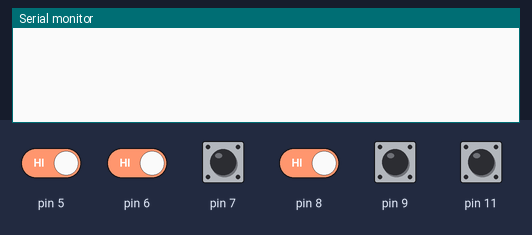
The sketch below on a simulated Arduino Uno, built with avr-gcc and run on an emulated ATmega328P. On the bench: the last lines printed to the serial monitor. The inputs (shaded band) are chosen by the test bench; at power-on: pin 5–9, pin 11 HIGH.

Above: at 1.2 s.
1.3 s: pin 6 driven LOW and pin 8 driven LOW
At 1.77 s:
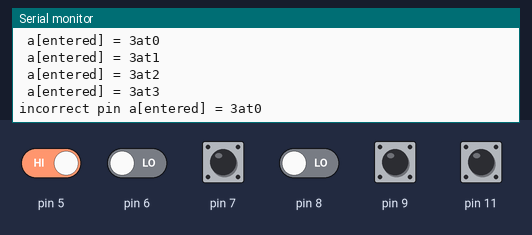
2.9 s: pin 5 driven LOW
At 2.9 s:
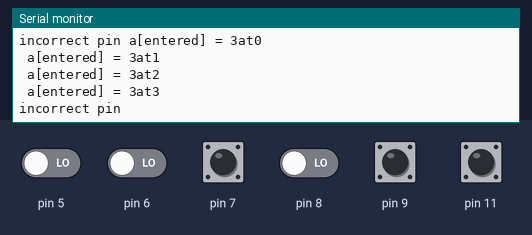
Timing chart, 0 to 5.9 s (numbered marks = the images above; inputs shaded):
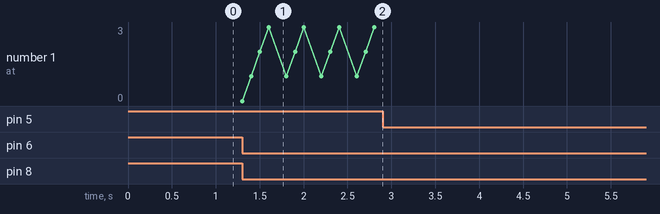

The sketch:

Invisible_Key_pad_code.ino
```cpp
#include <Servo.h>
Servo myservo;
int pos = 0;
int a[4];
int set[4] = {1,2,2,1} ;
int digitNo =0 ;
int flag =0 ;
int entered = 0 ;
int present_time = 0 ;
int period = 6000;
void setup() {
  //pinMode(5,INPUT);
  pinMode(6,INPUT);
  pinMode(7,INPUT);
  pinMode(8,INPUT);
  pinMode(9,INPUT);
  pinMode(5,INPUT);
  pinMode(11,INPUT);
 // myservo.attach(11);
  Serial.begin(9600);

}

void loop() {
  // put your main code here, to run repeatedly:
  //int IRS1 = digitalRead(5);
  int IRS1 = digitalRead(5);
  int IRS2 = digitalRead(6);
  int IRS3 = digitalRead(7);
  int IRS4 = digitalRead(8);
  int IRS5 = digitalRead(9);
  int IRS6 = digitalRead(11);
 if(IRS1==0){
  if(IRS4==0)
  {
      entered =1;
      flag++;
    }
    if(IRS5==0)
    {
      entered =2;
      flag++;
    }
    if(IRS6==0)
    {
      entered =3;
      flag++;
    }
 }
  if(IRS2==0){
  if(IRS4 == 0){
      entered=3;
      flag++;
    }
    if(IRS5 == 0){
     entered=4;
      flag++;
    }
    if(IRS6 == 0){
      entered=6;
      flag++;
    }
}
else if(IRS3==0){
  if(IRS4 == 0){
      entered=7;
      flag++;
    }
    if(IRS5 == 0){
      entered=8;
      flag++;
    }
    if(IRS6 == 0){
      entered =9;
      flag++;
  }
}
else{
    flag=0;

}
if (flag==1){
 a[digitNo]= entered;
 Serial.print(" a[entered] = ");Serial.print( a[digitNo]);Serial.print( "at");Serial.println( digitNo);
 flag = 0;
 digitNo ++;
}
if(digitNo == 4){

  int check =0 ;
  flag  = 0;
  digitNo = 0;
  for(int i=0;i<4;i++){
    if(a[i] == set[i]){
      check ++;
    }
    else{
      Serial.print( "incorrect pin" );
      break;
    }
    if(check == 4){
      Serial.println("correct pin");
      for (pos = 0; pos <= 180; pos += 1)
      {
        myservo.write(pos);
       delay(15);
      }
      for (pos = 180; pos >= 0; pos -= 1)
      {
       myservo.write(pos);
       delay(15);
      }
    }
  }
}

//delay(1500);
while(millis() > present_time + period){
  present_time = millis();
  Serial.println("session expired");
  digitNo = 0;
  break ;
}
delay(100);
}
```

Measured:
- after the input at 1.3 s, the serial monitor: prints a new line at once (image 1)
